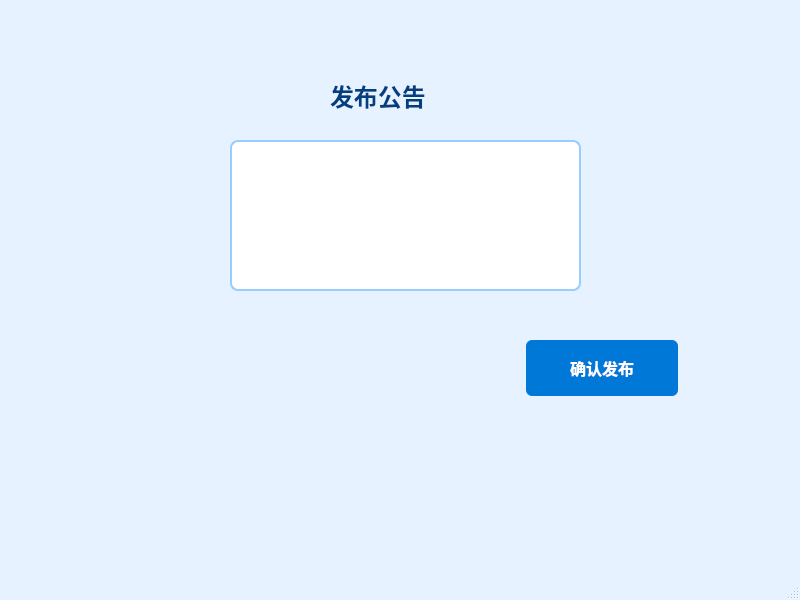
<?xml version="1.0" encoding="UTF-8"?>
<ui version="4.0">
 <class>announce1</class>
 <widget class="QMainWindow" name="announce1">
  <property name="geometry">
   <rect>
    <x>0</x>
    <y>0</y>
    <width>800</width>
    <height>600</height>
   </rect>
  </property>
  <property name="windowTitle">
   <string>MainWindow</string>
  </property>
  <property name="styleSheet">
   <string notr="true">QMainWindow {
    background-color: #e6f2ff; /* 浅蓝色背景 */
    border-radius: 12px;
}

QLabel {
    color: #004080; /* 深蓝色文本 */
    font-size: 24px;
    font-weight: bold;
    qproperty-alignment: 'AlignCenter';
}

QTextEdit {
    border: 2px solid #99ccff;
    border-radius: 8px;
    background-color: white;
    font-size: 16px;
    padding: 10px;
}

QTextEdit:focus {
    border-color: #0078d7;
    selection-background-color: #cce5ff;
}

QPushButton {
    background-color: #0078d7; /* 蓝色按钮 */
    color: white;
    border: none;
    border-radius: 6px;
    font-size: 16px; /* 减小字体大小 */
    font-weight: 500;
    min-width: 100px; /* 减小最小宽度 */
    min-height: 32px; /* 减小最小高度 */
    padding: 6px 12px; /* 减小内边距 */
}

QPushButton:hover {
    background-color: #005a9e;
}

QPushButton:pressed {
    background-color: #004080;
    padding-top: 8px;
    padding-bottom: 4px;
}
    </string>
  </property>
  <widget class="QWidget" name="centralwidget">
   <widget class="QPushButton" name="pushButton">
    <property name="geometry">
     <rect>
      <x>526</x>
      <y>340</y>
      <width>152</width>
      <height>56</height>
     </rect>
    </property>
    <property name="styleSheet">
     <string notr="true">font: 10pt &quot;Microsoft YaHei UI&quot;;
color: rgb(255, 255, 255);</string>
    </property>
    <property name="text">
     <string>确认发布</string>
    </property>
   </widget>
   <widget class="QLabel" name="label">
    <property name="geometry">
     <rect>
      <x>330</x>
      <y>80</y>
      <width>151</width>
      <height>31</height>
     </rect>
    </property>
    <property name="text">
     <string>发布公告</string>
    </property>
   </widget>
   <widget class="QTextEdit" name="textEdit">
    <property name="geometry">
     <rect>
      <x>230</x>
      <y>140</y>
      <width>351</width>
      <height>151</height>
     </rect>
    </property>
   </widget>
  </widget>
  <widget class="QMenuBar" name="menubar">
   <property name="geometry">
    <rect>
     <x>0</x>
     <y>0</y>
     <width>800</width>
     <height>18</height>
    </rect>
   </property>
  </widget>
  <widget class="QStatusBar" name="statusbar"/>
 </widget>
 <resources/>
 <connections/>
</ui>
